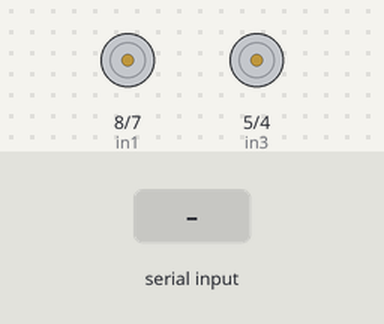
A sketch run on a simulated Arduino Uno, built with avr-gcc and run on an emulated ATmega328P. Parts: motor-driver pin pairs drawn as motors (green arrow = first pin HIGH = forward, orange = second pin HIGH = backward, longer = more drive, scaled by the enable pin). The inputs (shaded band) are chosen by the test bench.

Above: at 1.2 s.
1.3 s: "F" received over Serial
At 2.5 s:
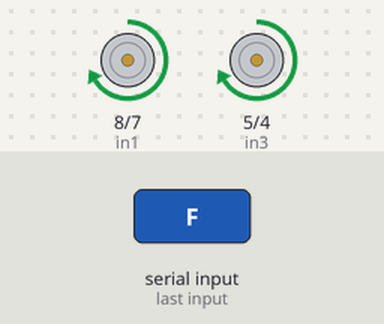
2.8 s: "B" received over Serial
At 3.6 s:
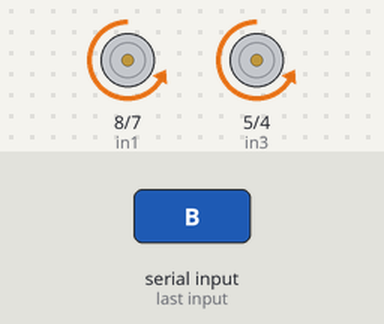
4.3 s: "L" received over Serial
At 4.8 s:
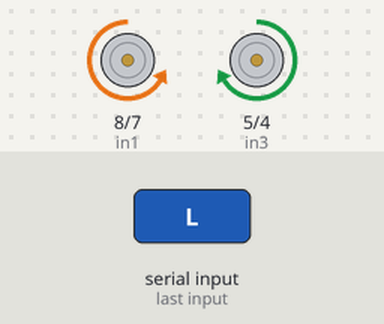
5.8 s: "R" received over Serial
At 7.0 s:
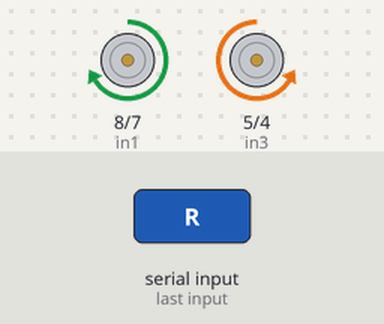
7.3 s: "1" received over Serial
At 8.2 s:
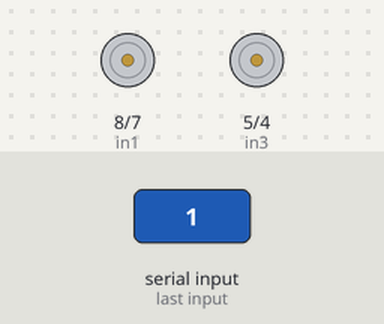
Timing chart, 0 to 9.8 s (numbered marks = the images above; inputs shaded):
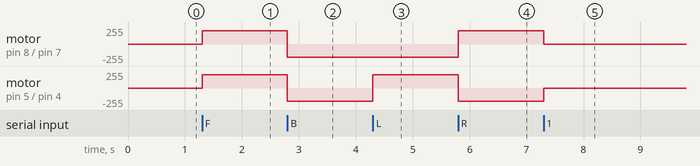

Measured:
- after the input at 1.3 s, motor on pin 8 (in1) / pin 7 (in2), motor on pin 5 (in3) / pin 4 (in4): stopped → forward 200/255 at once
- after the input at 2.8 s, motor on pin 8 (in1) / pin 7 (in2), motor on pin 5 (in3) / pin 4 (in4): forward 200/255 → backward 200/255 at once
- after the input at 4.3 s, motor on pin 5 (in3) / pin 4 (in4): backward 200/255 → forward 200/255 at once
- after the input at 5.8 s, motor on pin 8 (in1) / pin 7 (in2): backward 200/255 → forward 200/255 at once; motor on pin 5 (in3) / pin 4 (in4): forward 200/255 → backward 200/255 at once
- after the input at 7.3 s, motor on pin 8 (in1) / pin 7 (in2): forward 200/255 → stopped at once; motor on pin 5 (in3) / pin 4 (in4): backward 200/255 → stopped at once

The sketch:

Bluetooth_Controlled_Car.ino
```cpp
// Project 59: Bluetooth Controlled Car
// Control a robot car using a Bluetooth serial app on a smartphone.

// Motor A
int enA = 9;
int in1 = 8;
int in2 = 7;
// Motor B
int enB = 3;
int in3 = 5;
int in4 = 4;

char command;

void setup() {
  pinMode(enA, OUTPUT);
  pinMode(in1, OUTPUT);
  pinMode(in2, OUTPUT);
  pinMode(enB, OUTPUT);
  pinMode(in3, OUTPUT);
  pinMode(in4, OUTPUT);

  Serial.begin(9600); // For HC-05/HC-06
}

void loop() {
  if (Serial.available() > 0) {
    command = Serial.read();
    stopMotors(); // Stop first

    switch (command) {
      case 'F': // Forward
        moveForward();
        break;
      case 'B': // Backward
        moveBackward();
        break;
      case 'L': // Left
        turnLeft();
        break;
      case 'R': // Right
        turnRight();
        break;
    }
  }
}

void moveForward() {
  digitalWrite(in1, HIGH);
  digitalWrite(in2, LOW);
  digitalWrite(in3, HIGH);
  digitalWrite(in4, LOW);
  analogWrite(enA, 200);
  analogWrite(enB, 200);
}

void moveBackward() {
  digitalWrite(in1, LOW);
  digitalWrite(in2, HIGH);
  digitalWrite(in3, LOW);
  digitalWrite(in4, HIGH);
  analogWrite(enA, 200);
  analogWrite(enB, 200);
}

void turnLeft() {
  digitalWrite(in1, LOW);
  digitalWrite(in2, HIGH);
  digitalWrite(in3, HIGH);
  digitalWrite(in4, LOW);
  analogWrite(enA, 200);
  analogWrite(enB, 200);
}

void turnRight() {
  digitalWrite(in1, HIGH);
  digitalWrite(in2, LOW);
  digitalWrite(in3, LOW);
  digitalWrite(in4, HIGH);
  analogWrite(enA, 200);
  analogWrite(enB, 200);
}

void stopMotors() {
  digitalWrite(in1, LOW);
  digitalWrite(in2, LOW);
  digitalWrite(in3, LOW);
  digitalWrite(in4, LOW);
}
```
